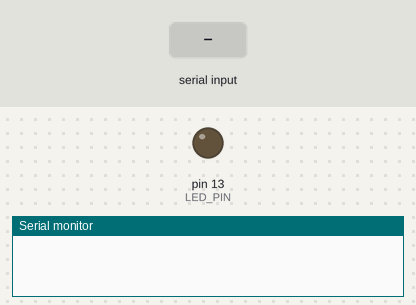
Bench run of a sketch on a simulated Arduino Uno, built with avr-gcc and run on an emulated ATmega328P. Parts: output pins drawn as LEDs (lit = HIGH), the last lines printed to the serial monitor. Inputs (shaded band) come from the test bench.

Above: at 1.2 s.
1.3 s: "1" received over Serial
At 1.7 s:
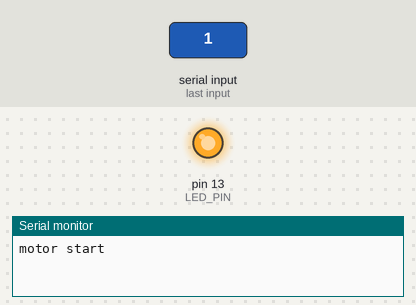
2.8 s: "0" received over Serial
At 4.1 s:
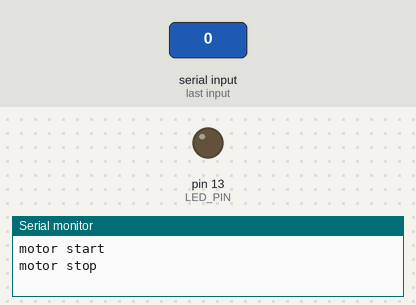
Timing chart, 0 to 5.8 s (numbered marks = the images above; inputs shaded):
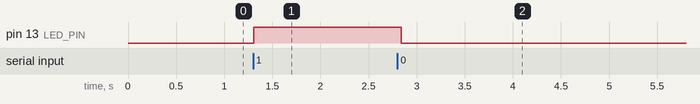

Measured:
- after the input at 1.3 s, pin 13 (LED_PIN): LOW → HIGH at once
- after the input at 2.8 s, pin 13 (LED_PIN): HIGH → LOW at once

The sketch:

ArduinoCPP.ino
```cpp
#include "Led.hpp"
// #include "EventQueue.hpp"

//=====================================
// 常量定义
//=====================================
constexpr uint8_t LED_PIN = 13;
constexpr unsigned long LED_INTERVAL_MS = 5000;
constexpr size_t EVENT_QUEUE_SIZE = 8;

//=====================================
// 状态&事件定义
//=====================================
enum class LedState {
  OFF,
  ON
};
enum class Event {
  NONE,
  TIMEOUT,
  FORCE_OFF,
};

class EventQueue {
public:
  bool push(Event e) {
    if (count_ >= EVENT_QUEUE_SIZE) {
      if(e == Event::TIMEOUT){
        return false;//队列满
      }
      head_ = (head_ + 1) % EVENT_QUEUE_SIZE;
      --count_;
    }
    buffer_[tail_] = e;
    tail_ = (tail_ + 1) % EVENT_QUEUE_SIZE;
    ++count_;
    return true;
  }

  bool pop(Event& e) {
    if(count_ == 0){
      return false; //队列空
    }
    e = buffer_[head_];
    head_ = (head_ + 1) % EVENT_QUEUE_SIZE;
    --count_;
    return true;
  }

private:
  Event buffer_[EVENT_QUEUE_SIZE];
  size_t head_ = 0;
  size_t tail_ = 0;
  size_t count_ = 0;
};

//=====================================
// 全局对象&状态
//=====================================
Led led(LED_PIN);
LedState led_state = LedState::OFF;
EventQueue event_queue;

//=====================================
// 动作函数（Action）
//=====================================
void actionLedOn() {
  led.on();
}
void actionLedOff() {
  led.off();
}
void taskPollEvent() {
  static unsigned long last_time = 0;
  unsigned long now = millis();

  if(now - last_time >= LED_INTERVAL_MS) {
    last_time = now;
    event_queue.push(Event::TIMEOUT);
  }

  if(Serial.available()) {
    char c = Serial.read();
    if(c == 'f') {
      event_queue.push(Event::FORCE_OFF);
    }
  }
}

//=====================================
// 状态迁移表定义
//=====================================
struct Transition {
  LedState current;
  Event event;
  LedState next;
  void (*action)();
};

constexpr Transition transitions[] {
  { LedState::OFF, Event::TIMEOUT, LedState::ON, actionLedOn},
  { LedState::ON, Event::TIMEOUT, LedState::OFF, actionLedOff},
  { LedState::ON, Event::FORCE_OFF, LedState::OFF, actionLedOff},
};

constexpr size_t TRANSITION_COUNT = sizeof(transitions) / sizeof(transitions[0]);

//=====================================
// 事件产生（任务）
//=====================================
Event pollLedEvent() {
  static unsigned long last_time = 0;
  unsigned long now = millis();

  if (Serial.available()) {
    char c = Serial.read();
    if (c == 'f') {
      return Event::FORCE_OFF;
    }
  }
  if(now - last_time >= LED_INTERVAL_MS) {
    last_time = now;
    return Event::TIMEOUT;
  }
  return Event::NONE;
}

//=====================================
// 状态机引擎（通用）
//=====================================
void updateStateMachine(Event event){
  if(event == Event::NONE) {
    return;
  }

  for(size_t i = 0; i < TRANSITION_COUNT; ++i){
    const Transition& t = transitions[i];

    if(t.current == led_state && t.event == event) {
      if(t.action){
        t.action();
      }
      led_state = t.next;
      break;
    }
  }
}

void taskStateMachine() {
  Event event;
  while (event_queue.pop(event)) {
    updateStateMachine(event);
  }
}

//=====================================
// Arduino生命周期
//=====================================
// void setup() {
//   Serial.begin(9600);
// }
// void loop() {
//   taskPollEvent();
//   taskStateMachine();
// }
```

FreeRTOS.ino
```cpp
#include <Arduino_FreeRTOS.h>
#include <queue.h>
#include <semphr.h>
#include <event_groups.h>
#include "MotorStateMachine.hpp"

struct LogMessage {
  char text[32];
};

MotorDriver motor(13);
MotorStateMachine motorSM(motor);
QueueHandle_t logQueue;
QueueHandle_t motorEventQueue;
SemaphoreHandle_t serialMutex;

#define EVENT_MOTOR_ON (1 << 0)
#define EVENT_MOTOR_OFF (1 << 1)

void MotorControlTask(void *pv) {
  MotorEvent event;
  LogMessage log;

  const TickType_t period = pdMS_TO_TICKS(10);//10 / portTICK_PERIOD_MS;
  TickType_t lastWake = xTaskGetTickCount();

  while (1) {
    if(xQueueReceive(motorEventQueue,&event,portMAX_DELAY)){
      motorSM.handleEvent(event);
    }

    vTaskDelayUntil(&lastWake,period);
  }
}

void CommandTask(void *pv) {
  char cmd;
  LogMessage log;
  while (1) {
    if (Serial.available()) {
      if (xSemaphoreTake(serialMutex, portMAX_DELAY)) {
        cmd = Serial.read();
        xSemaphoreGive(serialMutex);

        if(cmd == '1'){
          MotorEvent event = MotorEvent::CMD_START;
          xQueueSend(motorEventQueue,&event,0);
          strcpy(log.text,"motor start");
          xQueueSend(logQueue,&log,portMAX_DELAY);
        }else if(cmd == '0'){
          MotorEvent event = MotorEvent::CMD_STOP;
          xQueueSend(motorEventQueue,&event,0);
          strcpy(log.text,"motor stop");
          xQueueSend(logQueue,&log,portMAX_DELAY);
        }
      }
    }
    vTaskDelay(50 / portTICK_PERIOD_MS);
  }
}

void LoggerTask(void *pv) {
  LogMessage log;
  while (1) {
    if (xQueueReceive(logQueue, &log, portMAX_DELAY)) {
      if (xSemaphoreTake(serialMutex, portMAX_DELAY)) {
        Serial.println(log.text);
        xSemaphoreGive(serialMutex);
      }
    }
  }
}

void setup() {
  Serial.begin(9600);

  logQueue = xQueueCreate(5, sizeof(LogMessage));
  motorEventQueue = xQueueCreate(5,sizeof(MotorEvent));
  serialMutex = xSemaphoreCreateMutex();

  xTaskCreate(MotorControlTask, "Motor", 256, NULL, 3, NULL);
  xTaskCreate(CommandTask, "Cmd", 128, NULL, 2, NULL);
  xTaskCreate(LoggerTask, "Log", 128, NULL, 1, NULL);
}

void loop() {}
```

Led.cpp
```cpp
#include "Led.hpp"

Led::Led(uint8_t pin)
	:pin_(pin)
	,is_on_(false)
{
	pinMode(pin_, OUTPUT);
	off();
}

void Led::on()
{
	digitalWrite(pin_, HIGH);
	is_on_ = true;
}

void Led::off()
{
	digitalWrite(pin_, LOW);
	is_on_ = false;
}

void Led::toggle()
{
	if (is_on_){
		off();
	} else {
		on();
	}
}

bool Led::isOn() const
{
	return is_on_;
}
```

Led.hpp
```cpp
#pragma once
#include <arduino.h>

class Led {
public:
	explicit Led(uint8_t pin);

	void on();
	void off();
	void toggle();

	Led(const Led&) = delete;
	Led& operator=(const Led&) = delete;

  bool isOn() const;

private:
	const uint8_t pin_;
	bool is_on_;
};
```

LedStateMachine.cpp
```cpp
#include "LedStateMachine.hpp"

LedStateMachine::LedStateMachine(Led& led)
  :led_(led)
  ,state_(LedState::OFF)
{
  led_.off();
}

void LedStateMachine::update(bool timeout_event)
{
  if(!timeout_event) return;

  switch(state_){
    case LedState::OFF:
      led_.on();
      state_ = LedState::ON;
      break;
    case LedState::ON:
      led_.off();
      state_ = LedState::OFF;
      break;
  }
}
```

LedStateMachine.hpp
```cpp
#pragma once
#include "Led.hpp"

enum class LedState {
  OFF,
  ON
};

class LedStateMachine {
public:
  explicit LedStateMachine(Led& led);

  void update(bool timeout_event);

private:
  Led& led_;
  LedState state_;
};
```

MotorController.cpp
```cpp
#include "MotorController.hpp"

MotorController::MotorController(uint8_t pwmPin)
:pin_(pwmPin) {
  current_.enable = false;
  current_.duty = 0;
  cmdQueue_ = xQueueCreate(5,sizeof(MotorCommand));
}

void MotorController::start(){
  pinMode(pin_,OUTPUT);
  xTaskCreate(
    taskEntry,
    "taskEntry",
    256,
    this,
    3,
    &taskHandle_
  );
}

void MotorController::setTarget(uint8_t duty) {
  MotorCommand cmd{
    MotorCmdType::SET_TARGET,
    duty
  };
  xQueueSend(cmdQueue_,&cmd,0);
}

void MotorController::stop(){
  MotorCommand cmd{
    MotorCmdType::STOP,
    0
  };
  xQueueSend(cmdQueue_,&cmd,0);
}

void MotorController::taskEntry(void *arg) {
  static_cast<MotorController*>(arg)->taskLoop();
}

void MotorController::taskLoop(){
  const TickType_t period = 10 / portTICK_PERIOD_MS;
  TickType_t lastWake = xTaskGetTickCount();
  MotorCommand cmd;

  while(1) {
    while(xQueueReceive(cmdQueue_,&cmd,0)){
      if(cmd.type == MotorCmdType::SET_TARGET){
        current_.enable = true;
        current_.duty = cmd.duty;
      } else if(cmd.type == MotorCmdType::STOP) {
        current_.enable = false;
      }
    }

    if(current_.enable) {
      analogWrite(pin_,current_.duty);
    } else {
      analogWrite(pin_,0);
    }

    vTaskDelayUntil(&lastWake,period);
  }
}
```

MotorController.hpp
```cpp
#pragma once
#include <Arduino.h>
#include <Arduino_FreeRTOS.h>
#include <semphr.h>

enum class MotorCmdType {
  SET_TARGET,
  STOP
};

struct MotorTarget{
  bool enable;
  uint8_t duty;
};

struct MotorCommand{
  MotorCmdType type;
  uint8_t duty;
};

class MotorController {
public:
  explicit MotorController(uint8_t pwmPin);
  void start();
  void setTarget(uint8_t duty);
  void stop();

private:
  static void taskEntry(void *arg);
  void taskLoop();

  uint8_t pin_;
  MotorTarget current_;
  QueueHandle_t cmdQueue_;
  // SemaphoreHandle_t mutex_;
  TaskHandle_t taskHandle_;
};
```

MotorStateMachine.hpp
```cpp
#pragma once
#include "MotorDriver.hpp"

enum class MotorState {
  IDLE,
  RUNNING,
  FAULT
};

enum class MotorEvent {
  CMD_START,
  CMD_STOP,
  OVER_CURRENT
};

class MotorStateMachine {
  public:
    explicit MotorStateMachine(MotorDriver& driver)
    :driver_(driver),state_(MotorState::IDLE){}

    void handleEvent(MotorEvent event){
      switch(state_){
        case MotorState::IDLE:
          handleIdle(event);
          break;
        case MotorState::RUNNING:
          handleRunning(event);
          break;
        case MotorState::FAULT:
          handleFault(event);
          break;
      }
    }

    MotorState state() const {return state_;}

  private:
    void handleIdle(MotorEvent event){
      if(event == MotorEvent::CMD_START){
        driver_.start();
        state_ = MotorState::RUNNING;
      }
    }

    void handleRunning(MotorEvent event) {
      if(event == MotorEvent::CMD_STOP){
        driver_.stop();
        state_ = MotorState::IDLE;
      }else if(event == MotorEvent::OVER_CURRENT){
        driver_.stop();
        state_ = MotorState::FAULT;
      }
    }

    void handleFault(MotorEvent event){
      if(event == MotorEvent::CMD_STOP){
        state_ = MotorState::IDLE;
      }
    }

    MotorDriver driver_;
    MotorState state_;
};
```

MotorDriver.hpp
```cpp
#pragma once
#include <Arduino.h>

class MotorDriver {
  public:
    explicit MotorDriver(uint8_t pin)
    :pin_(pin) {
      pinMode(pin_,OUTPUT);
      stop();
    }

    void start() {
      digitalWrite(pin_,HIGH);
    }

    void stop() {
      digitalWrite(pin_,LOW);
    }

  private:
    const uint8_t pin_;
};
```
